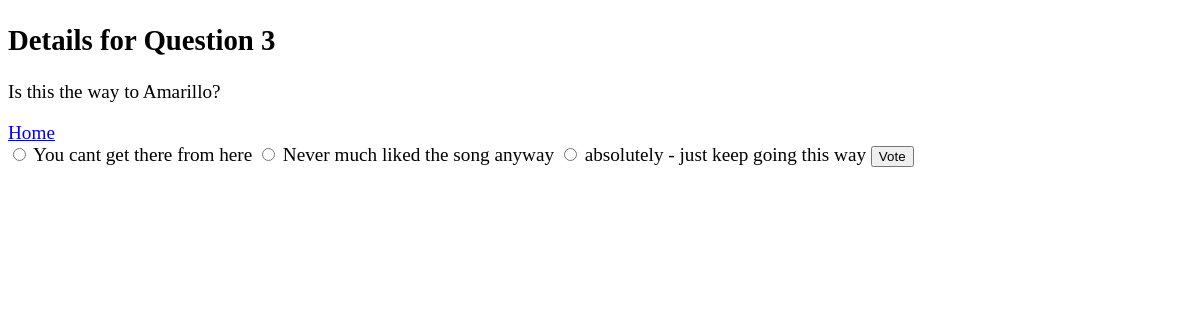
Page /polls/3/ on the committed database.
### polls/models.py (models this page shows, shortened)
class Question(models.Model):
    question_text = models.CharField(max_length=200)
    pub_date      = models.DateTimeField('data published')

class Choice(models.Model):
    question    = models.ForeignKey(Question, on_delete=models.CASCADE)
    choice_text = models.CharField(max_length=200)
    votes       = models.IntegerField(default=0)

### polls/views.py (the view)
# urls.py: path('<int:question_id>/', views.detail, name='detail'), # <> allow for a parameter
def detail(request, question_id=1): # we can pass a parameter as 'question_id'
    question = get_object_or_404(Question, pk=question_id)
    return render(request, 'polls/detail.html', {'question':question})

### polls/templates/polls/detail.html (shortened to what this page needs)
<!DOCTYPE html>
<html lang="en">
<head>
    {% load static %}
    <link rel='stylesheet' href='{% static "polls/polls.css" %}' type='text/css' />
</head>
<body>
    <h2>Details for Question {{ question.id }}</h2>
    <p>{{ question.question_text }}</p>
    <nav>
        <a href='/polls/'>Home</a>
    </nav>
    <section>
        <form action='{% url "polls:vote" question.id %}' method="POST">
            {% for choice in question.choice_set.all %}
                <input type="radio" name='choice'
                    id='choice{{forloop.counter}}'
                    value='{{choice.id}}' /> {{ choice.choice_text }}
            {% endfor %}
        <input type='submit' value='Vote' />
        </form>
    </section>
</body>
</html>

### polls/static/polls/polls.css (style rules this page uses)
body { font-size: larger; }

### rows in the picture
Question: id "3", question_text "Is this the way to Amarillo?"
Choice: choice_text "You cant get there from here"
Choice: choice_text "Never much liked the song anyway"
Choice: choice_text "absolutely - just keep going this way"
